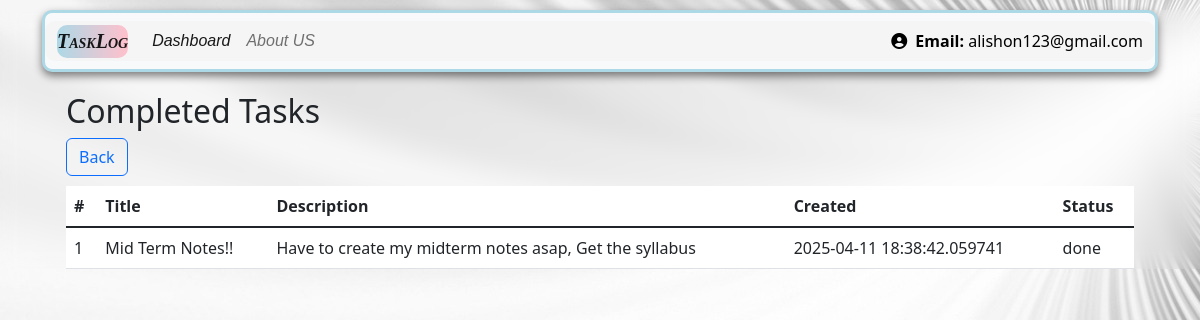
The page /completed_task (signed in) on the database its author committed.
### app.py (models this page shows, shortened)
class user_register(db.Model, UserMixin):
    __tablename__ = "user_register"
    user_id = db.Column(db.Integer, primary_key=True)
    name = db.Column(db.String(100), nullable=False)
    email = db.Column(db.String(100), nullable=False, unique=True)
    password = db.Column(db.String(255), nullable=False)
    date_created = db.Column(db.DateTime, default=datetime.utcnow)

class Task_log(db.Model):
    __tablename__ = 'TaskLog'
    task_id = db.Column(db.Integer, primary_key=True)
    user_id = db.Column(db.Integer, db.ForeignKey(
        'user_register.user_id'), nullable=False)
    title = db.Column(db.String(200), nullable=False)
    description = db.Column(db.String(700), nullable=False)
    task_created = db.Column(db.DateTime, default=datetime.utcnow)
    status = db.Column(db.String(50), default="Pending")
    categories = db.relationship(
        'task_catagories', backref='task', cascade="delete",  lazy=True)

### app.py (the view)
@app.route('/completed_task')
@login_required
def completed_task():
    completed_task = Task_log.query.filter_by(
        status='done',
        user_id=current_user.user_id
    ).all()
    return render_template('completed_task.html', alltasklog=completed_task)

### app.py (called while the page is built)
@login_manager.user_loader
def load_user(user_id):
    return user_register.query.get(int(user_id))

def login_required(f):
    @wraps(f)
    def decorated_function(*args, **kwargs):
        if 'user_id' not in session and not current_user.is_authenticated:
            return redirect(url_for('user_login'))  # Correct endpoint name
        return f(*args, **kwargs)
    return decorated_function

### templates/completed_task.html
{% extends "base.html" %}
{% block body %}
<div class="container my-3">
    <h2>Completed Tasks</h2>
    <a href="{{ url_for('dashboard') }}" class="btn btn-outline-primary">Back</a>
    {% if alltasklog|length == 0 %}
        <div class="alert alert-secondary">No completed tasks found.</div>
    {% else %}
        <table class="table">
            <thead>
                <tr>
                    <th>#</th>
                    <th>Title</th>
                    <th>Description</th>
                    <th>Created</th>
                    <th>Status</th>
                </tr>
            </thead>
            <tbody>
                {% for task in alltasklog %}
                <tr>
                    <td>{{ loop.index }}</td>
                    <td>{{ task.title }}</td>
                    <td>{{ task.description }}</td>
                    <td>{{ task.task_created }}</td>
                    <td>{{ task.status }}</td>
                </tr>
                {% endfor %}
            </tbody>
        </table>
    {% endif %}
</div>
{% endblock %}

### templates/base.html (shortened to what this page needs)
<!doctype html>
<html lang="en">
  <head>
    <link rel ="stylesheet" href="{{url_for('static', filename='css/style.css')}}">
    <link href="https://cdn.jsdelivr.net/npm/bootstrap@5.1.3/dist/css/bootstrap.min.css" rel="stylesheet">
    <link rel="stylesheet" href="https://cdn.jsdelivr.net/npm/bootstrap-icons@1.10.5/font/bootstrap-icons.css">
    <link href="https://cdn.jsdelivr.net/npm/bootstrap@5.3.0/dist/css/bootstrap.min.css" rel="stylesheet">
    <link href="https://cdnjs.cloudflare.com/ajax/libs/font-awesome/6.5.0/css/all.min.css" rel="stylesheet">
</head>
<body>
    <div class= "container" my-3>
        <nav class="navbar navbar-expand-lg navbar-light bg-light">
            <div class="container-fluid">
              <a class="navbar-brand" href="/">TaskLog </a>
              <div class="collapse navbar-collapse" id="navbarSupportedContent">
                <ul class="navbar-nav me-auto mb-2 mb-lg-0">
                  <li class="nav-item">
                    <a class="nav-link active" aria-current="page" href="/dashboard">Dashboard</a>
                  </li>
                  <li class="nav-item">
                    <a class="nav-link" href="/userdata">About US</a>
                  </li>
                  <li class="nav-item">
                    <a class="nav-link active"></a>
                  </li>
                </ul>
                <div class="d-flex align-items-center">
                  {% if current_user.is_authenticated %}
                    <span class="nav-user"><i class="fas fa-user-circle me-1"></i> <strong>Email:</strong> {{ current_user.email }}</span>
                  {% else %}
                    <span class="nav-user"><i class="fas fa-user-circle me-1"></i> Welcome, Guest</span>
                  {% endif %}
                </div>
              </div>
            </div>
          </nav>
          <div class="container">
            {% block body %}
            {% endblock body %}
          </div>
</body>
</html>

### static/css/style.css (style rules this page uses)
body { background: url('/static/images/white.jpg') ; font-family: 'Segoe UI', sans-serif; backdrop-filter: blur(10px); }
nav { background-color: linear-gradient(to right, lightblue, pink); color: black; padding: 10px; border: 3px solid lightblue ; border-radius: 10px; margin-bottom: 20px; box-shadow: 0px 4px 8px rgba(0,0,0,0.5); }
.navbar-brand { font-weight: bold; color: white; font: italic small-caps bold 18px "Times New Roman", serif; }
.nav-item { font-style: italic; font-size: 16px; font-family: 'Poppins', sans-serif; border-radius: 10px; }
.container { margin-top: 10px; }
.navbar-brand { background: linear-gradient(to right, lightblue, pink); border-radius: 10px; }
.container-fluid { background: whitesmoke; border-radius: 10px; }
.btn-outline-primary { border-radius: 8px; margin-right: 10px; margin-bottom: 10px; }

### rows shown on the page
user_register: email "alishon123@gmail.com"
Task_log: title "Mid Term Notes!!", description "Have to create my midterm notes asap, Get the syllabus", task_created "2025-04-11 18:38:42.059741", status "done"
